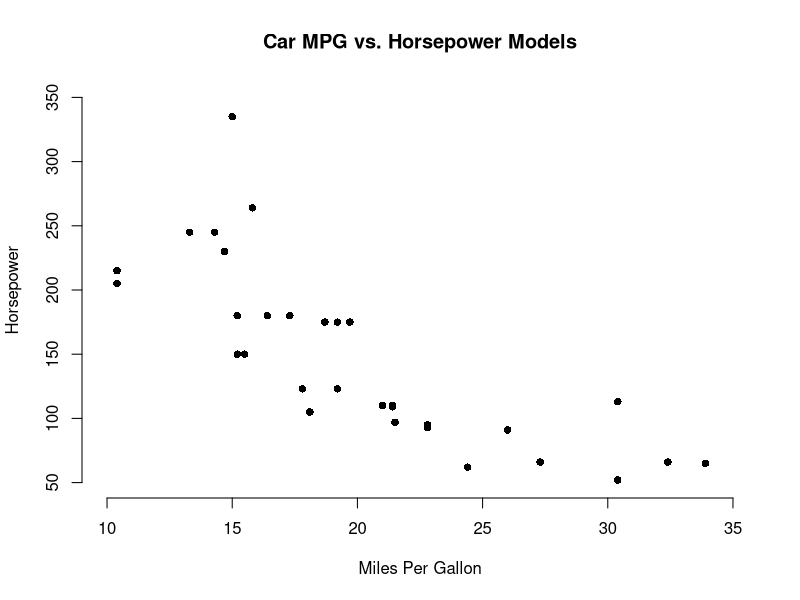

The R source for this figure:
## ---- chunk 1
knitr::opts_chunk$set(echo = FALSE, warning=FALSE, message=FALSE)
## ---- chunk 2
summary(mtcars)
## ---- chunk 3
plot(mtcars$mpg, mtcars$hp, xlab = "Miles Per Gallon",
    ylab = "Horsepower", main = "Car MPG vs. Horsepower Models", 
    bty = "n", pch = 16, xlim = c(10, 35), ylim = c(50, 350))

